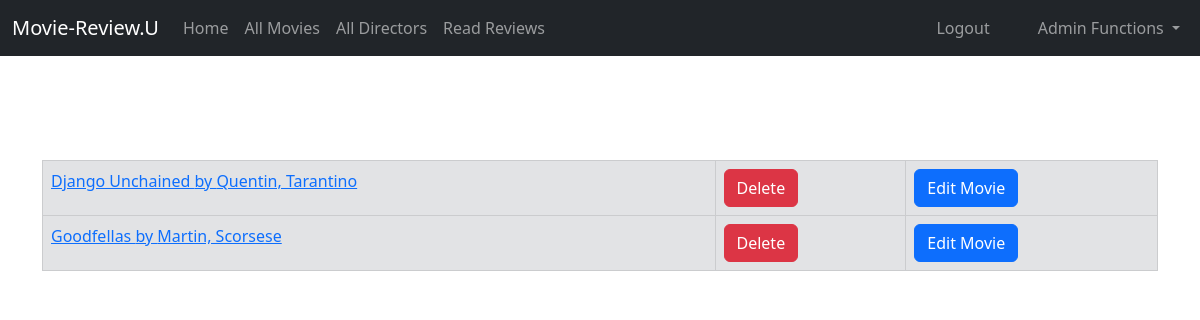
The app's page /movie_list/ (signed in), older data.
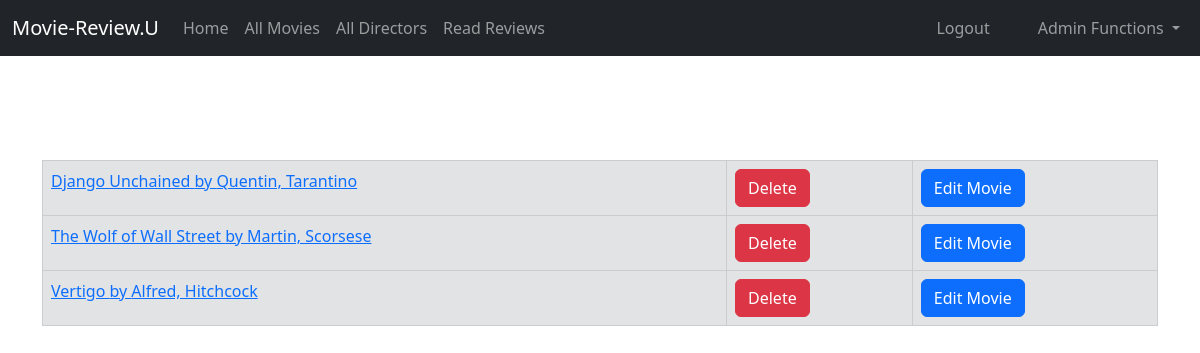
The same page, newer data.
### catalog/models.py (models this page shows, shortened)
class Movie(models.Model):
    title = models.CharField(max_length=200)
    director = models.ForeignKey('Director', on_delete=models.RESTRICT, null=True)
    description = models.TextField(max_length=1000, help_text='Enter a summary of the movie')
    runtime = models.TimeField()
    genre = models.ManyToManyField(Genre, help_text='Select a genre(s) for this movie')
    def get_absolute_url(self):
        return reverse('movie_detail', args=[str(self.id)])

class Director(models.Model):
    first_name = models.CharField(max_length=100)
    last_name = models.CharField(max_length=100)
    date_of_birth = models.DateField(null=True, blank=True)
    date_of_death = models.DateField('Died', null=True, blank=True)
    director_photo = models.ImageField(upload_to='image/', null=True, blank=True)
    class Meta:
        ordering = ['first_name', 'last_name']
    def __str__(self):
        return f'{self.first_name}, {self.last_name}'

### catalog/views.py (the view)
# urls.py: path('movie_list/', views.MovieListView.as_view(), name='movie_list'),
class MovieListView(LoginRequiredMixin, generic.ListView):
    model = Movie

### catalog/templates/catalog/movie_list.html (shortened to what this page needs)
{% extends "catalog/base.html" %}
{% block content %}
    <h1>Movie List</h1>
    {% if movie_list %}
        <table class="table table-bordered">
            {% for movie in movie_list %}
                <tr class="table-secondary">
                    <td><a href="{{ movie.get_absolute_url }}">{{ movie.title }} by {{ movie.director }}</a></td>
                    {% if user.is_superuser %}
                            <td><a href="{% url 'movie_delete' pk=movie.pk %}"
                                   onclick="return confirm('If reviews exist for movie, they will be deleted. Are you sure you want to delete?')"
                                   class="btn btn-danger">Delete</a>
                            </td>
                        <td><a href="{% url 'movie_update' pk=movie.pk %}" class="btn btn-primary">Edit Movie</a></td>
                    {% endif %}
                </tr>
            {% endfor %}
        </table>
    {% else %}
        <p>There are no movies currently available on the website.</p>
    {% endif %}
{% endblock %}

### catalog/templates/catalog/base.html (shortened to what this page needs)
{% load static %}
<!doctype html>
<html lang="en">
<head>
    <link href="https://cdn.jsdelivr.net/npm/bootstrap@5.3.0-alpha1/dist/css/bootstrap.min.css" rel="stylesheet"
>
</head>
<body>
<nav class="navbar navbar-expand-lg navbar-dark bg-dark">
    <div class="container-fluid">
        <a class="navbar-brand" href="{% url 'index' %}">Movie-Review.U</a>
        <div class="collapse navbar-collapse" id="navbarSupportedContent">
            <ul class="navbar-nav me-auto mb-2 mb-lg-0">
                <li class="nav-item">
                    <a class="nav-link" href="{% url 'index' %}">Home</a>
                </li>
                <li class="nav-item">
                    <a class="nav-link" href="{% url 'movie_list' %}">All Movies</a>
                </li>
                <li class="nav-item">
                    <a class="nav-link" href="{% url 'director_list' %}">All Directors</a>
                </li>
                <li class="nav-item">
                    <a class="nav-link" href="{% url 'moviereview_list' %}">Read Reviews</a>
                </li>
            </ul>
        </div>
    <ul class="nav navbar-nav ml-auto">
        {% if user.is_authenticated %}
            <li><a class="nav-link" href="{% url 'logout' %}">Logout</a>
            </li>
            {% if user.is_superuser %}
                <ul class="nav-item dropdown">
                    <a class="nav-link dropdown-toggle" href="#" role="button" data-bs-toggle="dropdown"
                        aria-expanded="false">
                            Admin Functions
                    </a>
            {% endif %}
        {% else %}
            <li><a class="nav-link" href="{% url 'login' %}"><span class="glyphicon glyphicon-log-in"></span>Login</a>
            </li>
            <li><a class="nav-link" href="{% url 'register' %}"><span class="glyphicon glyphicon-log-in"></span>Sign Up</a>
            </li>
        {% endif %}
    </ul>
    </div>
</nav>
<div class="container">
</div>
<div class="container">
    <br/>
    {% block content %}
    {% endblock %}
</div>
</body>
</html>

### catalog/templates/catalog/base.html (style rules this page uses)
body { background-image: url("/media/image/camera.jpeg"); background-position: center; margin: 0; padding: 0; color: white; }

### catalog/templates/catalog/movie_list.html (style rules this page uses)
body { background-image: url("/media/image/camera.jpeg"); background-position: center; margin: 0; padding: 0; color: white; }

Row changes from the older to the newer data that the page shows:
changed Movie "Martin, Scorsese": title "Goodfellas" → "The Wolf of Wall Street"
added Movie: title "Vertigo", director "Alfred, Hitchcock"
